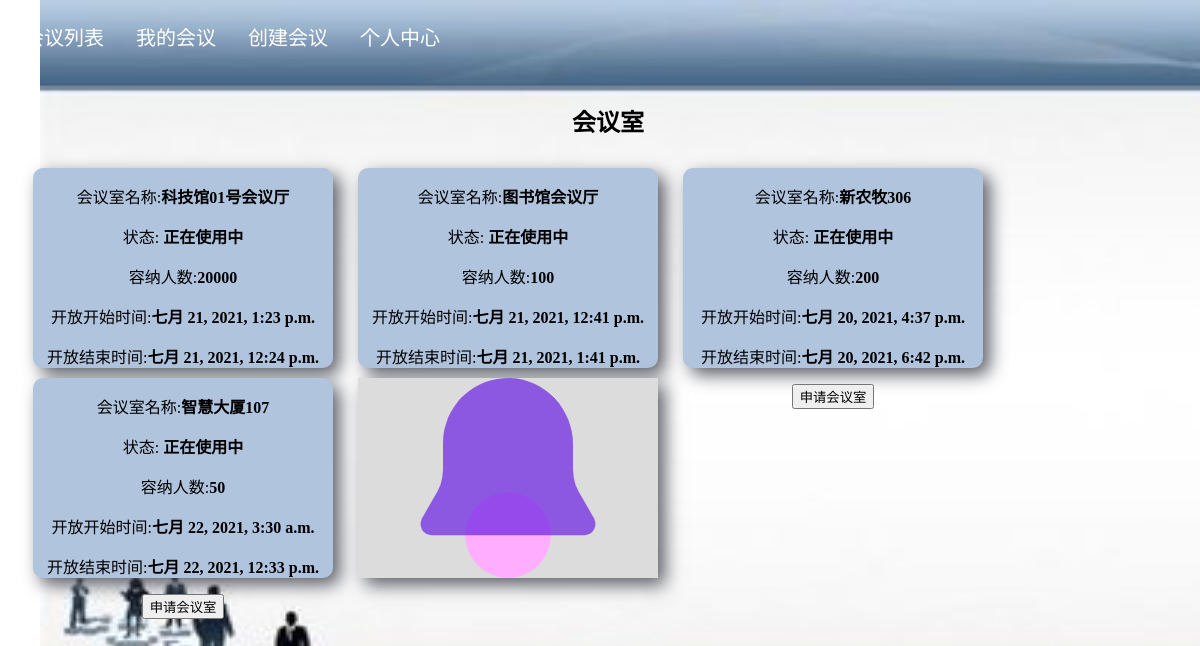
Page /meetingroom/admin on the committed database.
### myapp/models.py (models this page shows)
class Manage_rooms(models.Model):#主要参数与会议列表的参数一致
        room_id=models.CharField(max_length=20)
        room_statu=models.BooleanField()   #会议室的状态（注意和会议的状态区分）
        allow_num=models.PositiveIntegerField(verbose_name="允许人数")
        open_starttime = models.DateTimeField(null=True)
        open_endtime = models.DateTimeField(null=True)
        class Meta:
            db_table = 'Manage_rooms'

### myapp/views.py (the view)
# urls.py: path('meetingroom/<str:name>', views.meetingroom, name='meetingroom'),
def meetingroom(request,name):
    meeting_rooms = Manage_rooms.objects.all()
    context = {
        'name':name,
        'meeting_rooms': meeting_rooms,
               }
    return render(request,'myapp/meetingroom.html',context)

### templates/myapp/meetingroom.html (shortened to what this page needs)
{% extends 'myapp/base.html' %}
{% block content %}
    <body>
    <br/>
        <center><h2>会议室</h2></center>
        <div class="DIV">
             {% for f in meeting_rooms %}
                  <div class="div1">
                     <p>会议室名称:<b>{{ f.room_id }}</b></p>
                      {% if f.room_statu %}
                       <p> 状态: <b>空闲</b></p>
                       {% else %}
                       <p> 状态: <b>正在使用中</b></p>
                      {% endif %}
                     <p> 容纳人数:<b>{{f.allow_num }}</b></p>
                     <p> 开放开始时间:<b>{{ f.open_starttime }}</b></p>
                     <p> 开放结束时间:<b>{{ f.open_endtime }}</b></p>
                     <p><a href="{% url 'sub_room' f.room_id name %}"><button>申请会议室</button></a></p>
                  </div>
            {% endfor %}
            <div class="div2">
                <a href=""><image src="../../static/images/02.png"></image></a>
            </div>
        </div>
    </body>
{% endblock %}

### templates/myapp/base.html (style rules this page uses)
body { background-image: url(../../static/images/05.jpg); background-repeat: no-repeat; background-size: 100% 100%; width:100%; height:820px; top:0px; -moz-background-size: 100% 100%; }

### templates/myapp/meetingroom.html (style rules this page uses)
body { background-image: url(../../static/images/05.jpg); background-repeat: no-repeat; background: url(../../static/images/05.jpg) no-repeat 40px 0px; background-size: 100% 100%; width:100%; height:720px; top:0px; -moz-background-size: 100% 100%; }
.DIV { text-align: center; }
.div1 { float:left; border-radius:10px; margin-left: 25px; margin-top: 10px; text-align: center; background-color: lightsteelblue; box-shadow: 7px 7px 17px rgba(52, 56, 66, 0.8); width:300px; height:200px; }
.div2 { margin-left: 25px; margin-top:10px; float:left; background-color: gainsboro; width:300px; height:200px; box-shadow: 7px 7px 17px rgba(52, 56, 66, 0.8); }

### rows in the picture
Manage_rooms: room_id "科技馆01号会议厅", shows "状态:", room_statu "正在使用中", allow_num "20000", open_starttime "七月 21, 2021, 1:23 p.m.", open_endtime "七月 21, 2021, 12:24 p.m."
Manage_rooms: room_id "图书馆会议厅", shows "状态:", room_statu "正在使用中", allow_num "100", open_starttime "七月 21, 2021, 12:41 p.m.", open_endtime "七月 21, 2021, 1:41 p.m."
Manage_rooms: room_id "新农牧306", shows "状态:", room_statu "正在使用中", allow_num "200", open_starttime "七月 20, 2021, 4:37 p.m.", open_endtime "七月 20, 2021, 6:42 p.m."
Manage_rooms: room_id "智慧大厦107", shows "状态:", room_statu "正在使用中", allow_num "50", open_starttime "七月 22, 2021, 3:30 a.m.", open_endtime "七月 22, 2021, 12:33 p.m."
